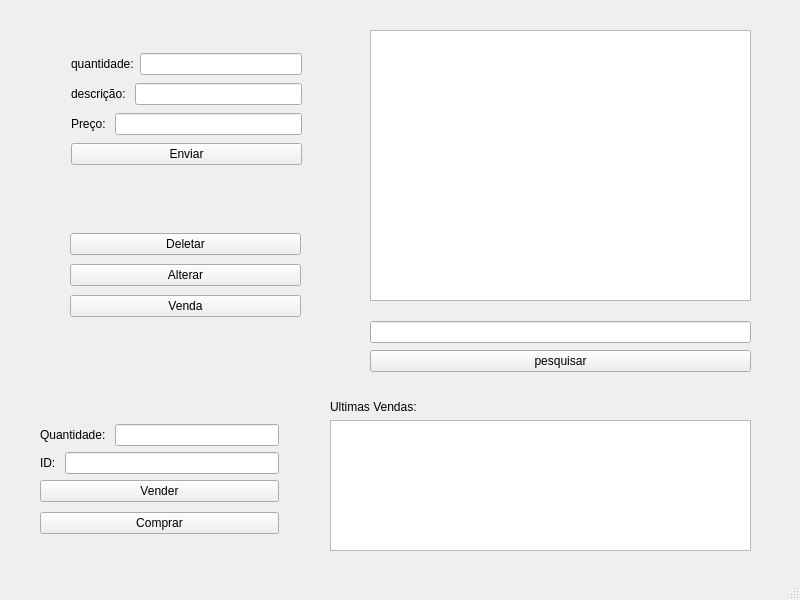
<?xml version="1.0" encoding="UTF-8"?>
<ui version="4.0">
 <class>MainWindow</class>
 <widget class="QMainWindow" name="MainWindow">
  <property name="geometry">
   <rect>
    <x>0</x>
    <y>0</y>
    <width>800</width>
    <height>600</height>
   </rect>
  </property>
  <property name="windowTitle">
   <string>MainWindow</string>
  </property>
  <widget class="QWidget" name="centralwidget">
   <widget class="QTableView" name="Tview_Produtos">
    <property name="geometry">
     <rect>
      <x>370</x>
      <y>30</y>
      <width>381</width>
      <height>271</height>
     </rect>
    </property>
    <property name="selectionMode">
     <enum>QAbstractItemView::SingleSelection</enum>
    </property>
    <property name="selectionBehavior">
     <enum>QAbstractItemView::SelectRows</enum>
    </property>
    <attribute name="horizontalHeaderStretchLastSection">
     <bool>true</bool>
    </attribute>
    <attribute name="verticalHeaderVisible">
     <bool>false</bool>
    </attribute>
   </widget>
   <widget class="QWidget" name="layoutWidget">
    <property name="geometry">
     <rect>
      <x>370</x>
      <y>320</y>
      <width>381</width>
      <height>55</height>
     </rect>
    </property>
    <layout class="QVBoxLayout" name="verticalLayout_7">
     <item>
      <widget class="QLineEdit" name="Ledit_Pesquisa"/>
     </item>
     <item>
      <widget class="QPushButton" name="Btn_Pesquisa">
       <property name="text">
        <string>pesquisar</string>
       </property>
      </widget>
     </item>
    </layout>
   </widget>
   <widget class="QWidget" name="layoutWidget">
    <property name="geometry">
     <rect>
      <x>40</x>
      <y>420</y>
      <width>239</width>
      <height>120</height>
     </rect>
    </property>
    <layout class="QVBoxLayout" name="verticalLayout_9">
     <item>
      <layout class="QVBoxLayout" name="verticalLayout_8">
       <item>
        <layout class="QHBoxLayout" name="horizontalLayout_6">
         <item>
          <widget class="QLabel" name="label_5">
           <property name="text">
            <string>Quantidade: </string>
           </property>
          </widget>
         </item>
         <item>
          <widget class="QLineEdit" name="Ledit_VendaQuant"/>
         </item>
        </layout>
       </item>
       <item>
        <layout class="QHBoxLayout" name="horizontalLayout_7">
         <item>
          <widget class="QLabel" name="label_6">
           <property name="text">
            <string>ID: </string>
           </property>
          </widget>
         </item>
         <item>
          <widget class="QLineEdit" name="Ledit_VendaId"/>
         </item>
        </layout>
       </item>
       <item>
        <widget class="QPushButton" name="Btn_Vender">
         <property name="text">
          <string>Vender</string>
         </property>
        </widget>
       </item>
      </layout>
     </item>
     <item>
      <widget class="QPushButton" name="Btn_Comprar">
       <property name="text">
        <string>Comprar</string>
       </property>
      </widget>
     </item>
    </layout>
   </widget>
   <widget class="QWidget" name="layoutWidget">
    <property name="geometry">
     <rect>
      <x>330</x>
      <y>400</y>
      <width>421</width>
      <height>151</height>
     </rect>
    </property>
    <layout class="QVBoxLayout" name="verticalLayout_10">
     <item>
      <widget class="QLabel" name="label_7">
       <property name="text">
        <string>Ultimas Vendas:</string>
       </property>
      </widget>
     </item>
     <item>
      <widget class="QTableView" name="tableViewVendas"/>
     </item>
    </layout>
   </widget>
   <widget class="QWidget" name="layoutWidget">
    <property name="geometry">
     <rect>
      <x>71</x>
      <y>51</y>
      <width>231</width>
      <height>119</height>
     </rect>
    </property>
    <layout class="QVBoxLayout" name="verticalLayout">
     <item>
      <layout class="QHBoxLayout" name="horizontalLayout">
       <item>
        <widget class="QLabel" name="Lbl_Quantidade">
         <property name="text">
          <string>quantidade:</string>
         </property>
        </widget>
       </item>
       <item>
        <widget class="QLineEdit" name="Ledit_Quantidade"/>
       </item>
      </layout>
     </item>
     <item>
      <layout class="QHBoxLayout" name="horizontalLayout_2">
       <item>
        <widget class="QLabel" name="label_2">
         <property name="text">
          <string>descrição: </string>
         </property>
        </widget>
       </item>
       <item>
        <widget class="QLineEdit" name="Ledit_Desc"/>
       </item>
      </layout>
     </item>
     <item>
      <layout class="QHBoxLayout" name="horizontalLayout_3">
       <item>
        <widget class="QLabel" name="label_4">
         <property name="text">
          <string>Preço: </string>
         </property>
        </widget>
       </item>
       <item>
        <widget class="QLineEdit" name="Ledit_Preco"/>
       </item>
      </layout>
     </item>
     <item>
      <widget class="QPushButton" name="Btn_Enviar">
       <property name="text">
        <string>Enviar</string>
       </property>
      </widget>
     </item>
    </layout>
   </widget>
   <widget class="QWidget" name="layoutWidget">
    <property name="geometry">
     <rect>
      <x>70</x>
      <y>230</y>
      <width>231</width>
      <height>91</height>
     </rect>
    </property>
    <layout class="QVBoxLayout" name="verticalLayout_2">
     <item>
      <widget class="QPushButton" name="Btn_Delete">
       <property name="text">
        <string>Deletar</string>
       </property>
      </widget>
     </item>
     <item>
      <widget class="QPushButton" name="Btn_Alterar">
       <property name="text">
        <string>Alterar</string>
       </property>
      </widget>
     </item>
     <item>
      <widget class="QPushButton" name="Btn_Venda">
       <property name="text">
        <string>Venda</string>
       </property>
      </widget>
     </item>
    </layout>
   </widget>
  </widget>
  <widget class="QMenuBar" name="menubar">
   <property name="geometry">
    <rect>
     <x>0</x>
     <y>0</y>
     <width>800</width>
     <height>21</height>
    </rect>
   </property>
  </widget>
  <widget class="QStatusBar" name="statusbar"/>
 </widget>
 <resources/>
 <connections/>
</ui>
